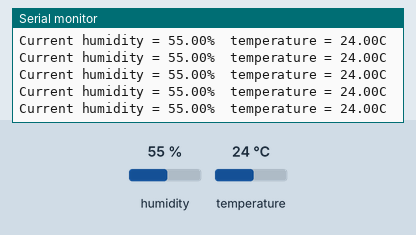
Simulated run of this sketch. Board: Arduino Uno, built with avr-gcc and run on an emulated ATmega328P. Parts: the last lines printed to the serial monitor. Inputs (shaded band) come from the test bench; at power-on: humidity 55 %, temperature 24 °C.

Above: at 2.8 s.
2.9 s: humidity set to 22 %
At 4.28 s:
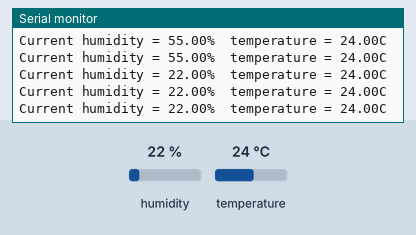
9.0 s: temperature set to 12 °C
At 10.49 s:
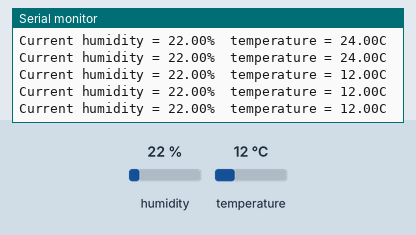
11.8 s: humidity set to 40 %
At 12.56 s:
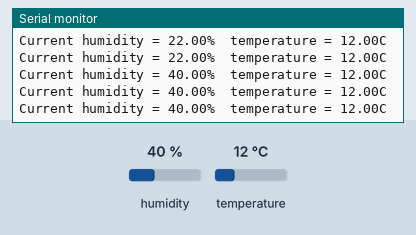
Timing chart, 0 to 14.8 s (numbered marks = the images above; inputs shaded):
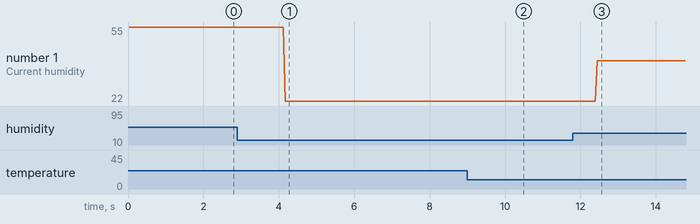

The sketch:

tempwithNodemcu.ino
```cpp
#include "DHT.h"        // including the library of DHT11 temperature and humidity sensor
#define DHTTYPE DHT11   // DHT 11

#define dht_dpin 5
DHT dht(dht_dpin, DHTTYPE);
void setup()
{
  dht.begin();
  Serial.begin(9600);
  Serial.println("Humidity and temperature\n\n");
  //delay(700);

}
void loop() {
    float h = dht.readHumidity();
    float t = dht.readTemperature();         
    Serial.print("Current humidity = ");
    Serial.print(h);
    Serial.print("%  ");
    Serial.print("temperature = ");
    Serial.print(t);
    Serial.println("C  ");
  //delay(800);
}
```

Measured:
- after the input at 2.9 s, the serial monitor: prints a new line after 1.3 s (image 1)
- after the input at 9.0 s, the serial monitor: prints a new line after 1.4 s (image 2)
- after the input at 11.8 s, the serial monitor: prints a new line after 0.64 s (image 3)
- plotted number 1: 55 → 22 after the input at 2.9 s, 22 → 40 after the input at 11.8 s
